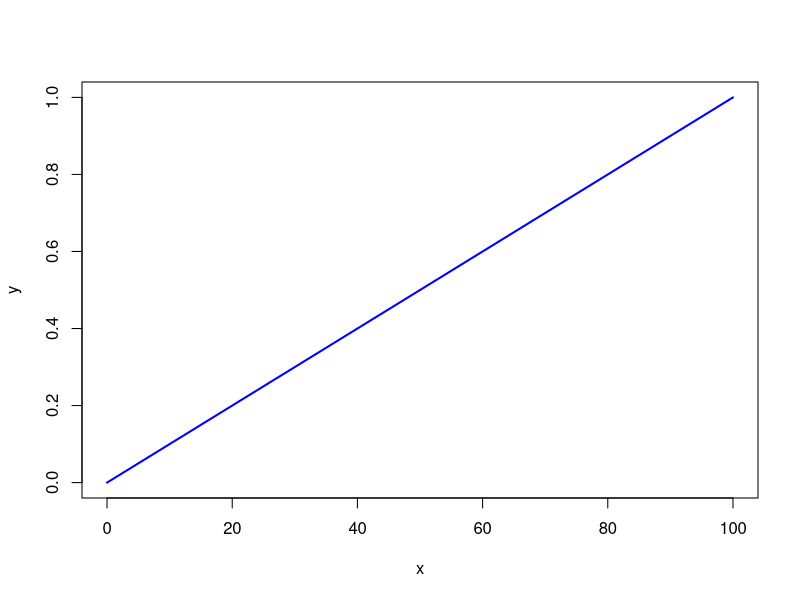
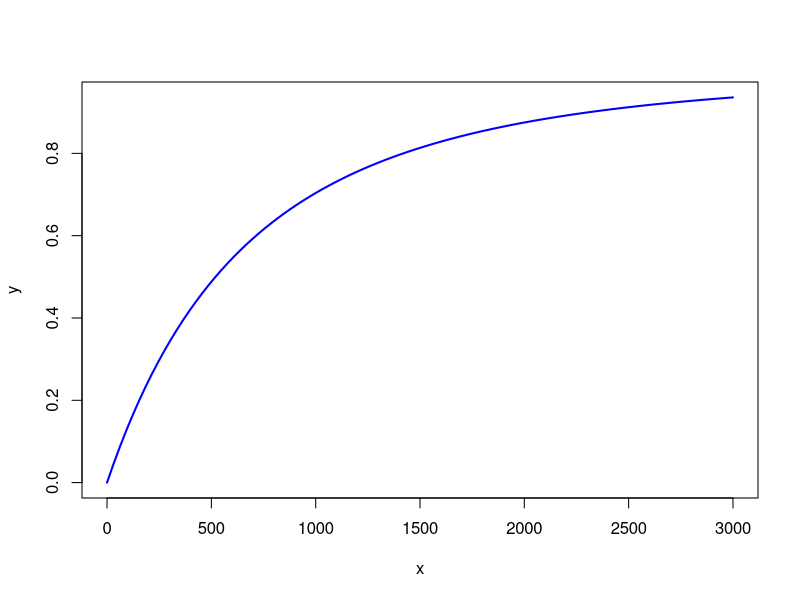
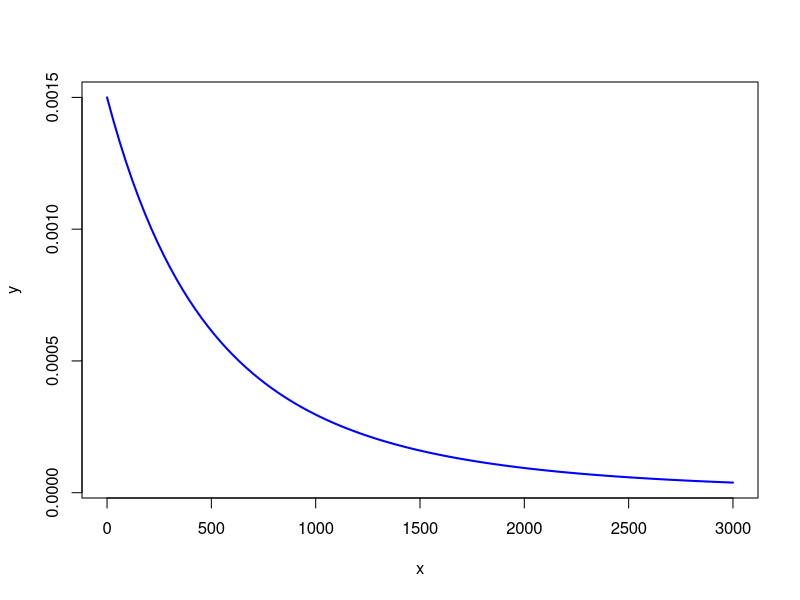

Here is the R script that generated these plots, in order: (Note: this script raises an error after producing the figures.)
## ---- chunk 1
# 定义分布函数
F1.f <- function(x) {
  if (x < 0){
    out <- 0
  } else if(x < 100 & x >= 0){
    out <- 0.01*x
  } else if (x >= 100){
    out <- 1
  }
  return(out)
}
F1.f <-  Vectorize(F1.f) # 将函数向量化，允许函数输入向量，输出向量

x <- seq(from = 0, to = 100, length.out = 20) # 画图横轴数据
y <- F1.f(x)  # 画图纵轴数据
plot(x, y, type = 'l', col = "blue", lwd = 2)
## ---- chunk 2
F2.f <- function(x) {
  if (x < 0){
    out <- 0
  } else if (x >= 0){
    out <- 1 - (2000/(2000 + x))^3
  }
  return(out)
}
F2.f <-  Vectorize(F2.f)


x <- seq(from = 0, to = 3000, length.out = 100)
y <- F2.f(x)
plot(x, y, type = 'l', col = "blue", lwd = 2)
## ---- chunk 3
f2.f <- function(x){
  if (x > 0){
    out <- 3*(2000)^3/(x + 2000)^4
  } else out <- 0
  return(out)
}
f2.f <- Vectorize(f2.f)

x <- seq(from = 0.001, to = 3000, length.out = 100)
y <- f2.f(x)
plot(x, y, type = 'l', col = "blue", lwd = 2)
## ---- chunk 4
knitr::include_graphics("picture/Expected.png")
## ---- chunk 5
knitr::include_graphics("picture/YL.png")
## ---- chunk 6
knitr::include_graphics("picture/limit.png")
## ---- chunk 7
# 随机变量 X 分布的生存函数可以表示为
S <- function(x) exp(-200*x)
# 平均超额函数 ex1
ex1 <- NULL
d1 <- seq(0.1, 2, 0.1)
# 运用 integrate 计算函数的积分
for(i in 1:length(d1)){
  ex1[i] <- integrate(S, d1[i], Inf)$value/S(d1[i])
}

# 绘图
plot(d1, ex1, type = 'l', ylab = 'mean excess function', ylim = c(0,0.01))
